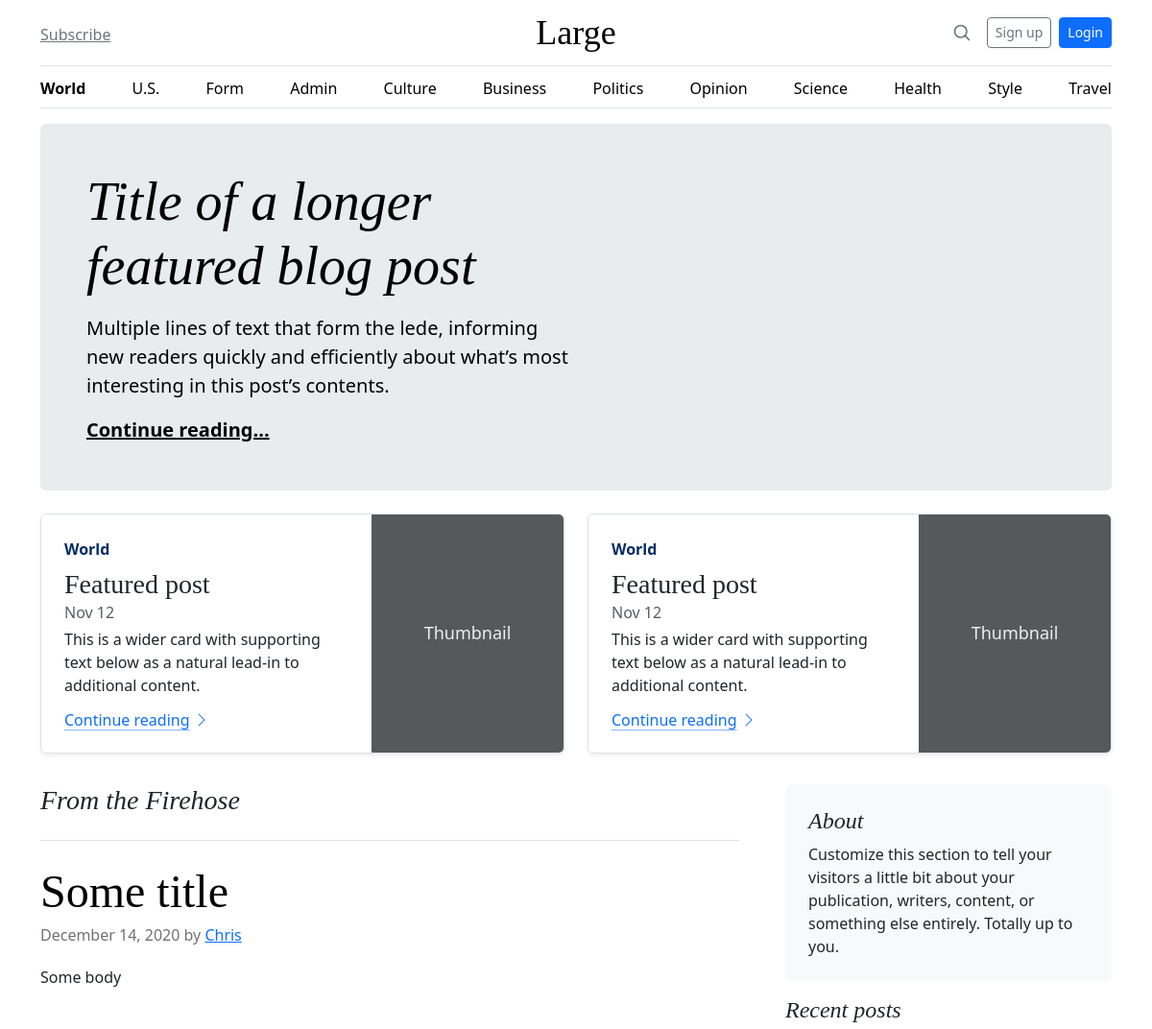
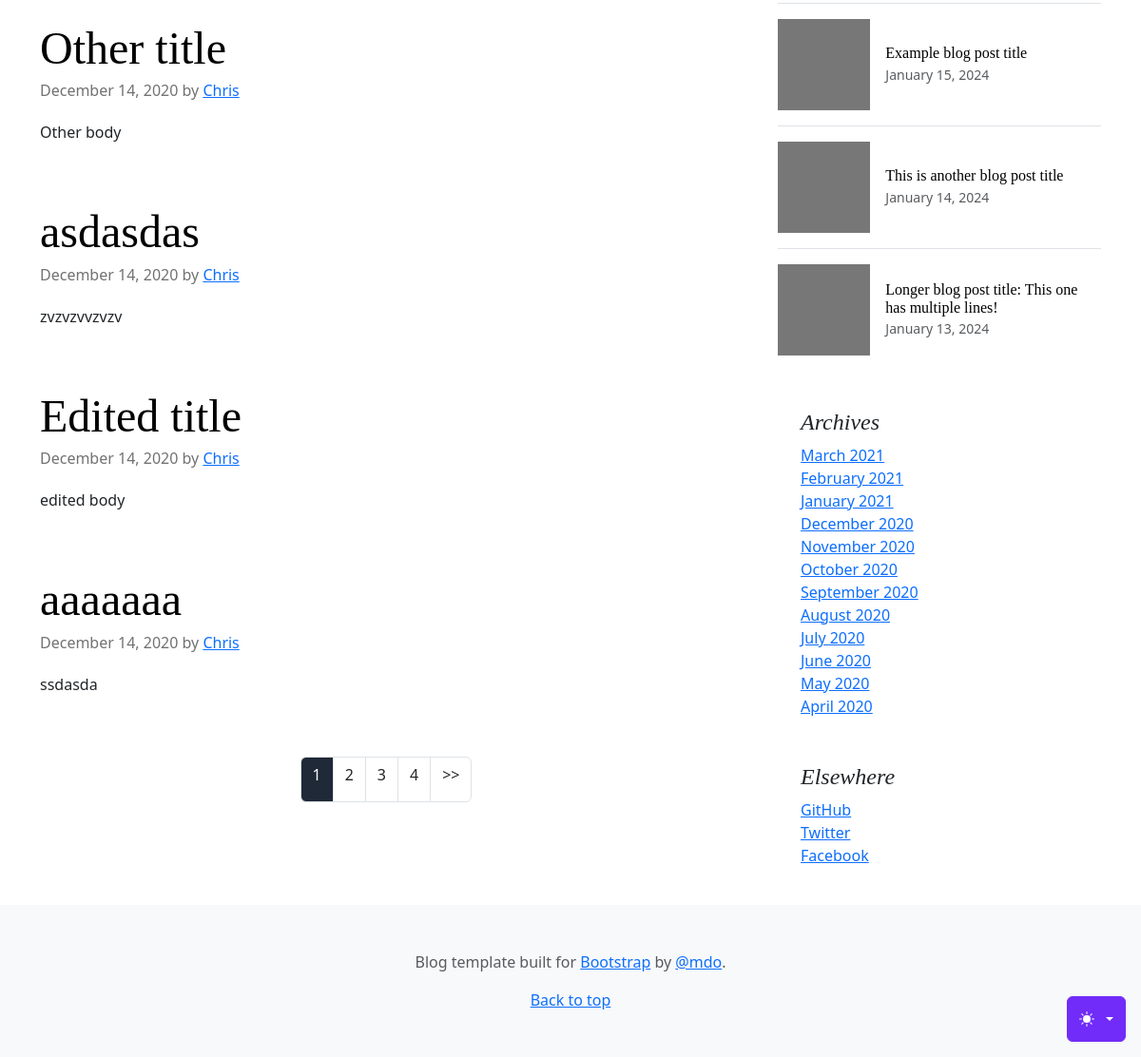
The page / on the database its author committed (2 pictures, top to bottom).
### tables this page shows
CREATE TABLE posts
(
    id    integer
        constraint posts_pk
            primary key autoincrement,
    title text not null,
    body  text not null
);

### helpers.php (called while the page is built, shortened)
<?php
function view($viewName, $vars=[]){
    extract($vars);
    include __DIR__ . "/views/$viewName.php";
}

### src/Controllers/PublicController.php (called while the page is built, shortened)
<?php
class PublicController
{
    public function index() {
        $perPage = 5;
        $currentPage = isset($_GET['page']) ? (int)$_GET['page'] : 1;
        $offset = ($currentPage - 1) * $perPage;
        $posts = Post::paginate($perPage, $offset);
        view('index', compact('posts', 'currentPage', 'totalPages'));
    }
}

### src/DB.php (called while the page is built, shortened)
<?php
class DB
{
    private $conn;
    public function __construct()
    {
        try {
            $this->conn = new PDO('sqlite:' . __DIR__ . '/../db.sqlite');
            $this->conn->setAttribute(PDO::ATTR_ERRMODE, PDO::ERRMODE_EXCEPTION);
        } catch (PDOException $e) {
            echo "Connection failed: " . $e->getMessage();
        }
    }
    public function prepare($sql)
    {
        return $this->conn->prepare($sql);
    }
}

### src/Models/Post.php (called while the page is built, shortened)
<?php
class Post extends Model {
    public static $table = 'posts';
    public static function paginate($limit, $offset) {
        $db = new DB();
        $stmt = $db->prepare("SELECT * FROM " . self::$table . " LIMIT :limit OFFSET :offset");
        $stmt->bindValue(':limit', $limit, \PDO::PARAM_INT);
        $stmt->bindValue(':offset', $offset, \PDO::PARAM_INT);
        $stmt->execute();
        return $stmt->fetchAll(\PDO::FETCH_CLASS, self::class);
    }
}

### views/partials/posts.php (the view)
<h3 class="pb-4 mb-4 fst-italic border-bottom">
    From the Firehose
</h3>
<?php foreach($posts as $post): ?>
    <article class="blog-post">
        <h2 class="display-5 link-body-emphasis mb-1"><?=$post->title?></h2>
        <p class="blog-post-meta">December 14, 2020 by <a href="#">Chris</a></p>
        <p class="break-words whitespace-normal"><?=$post->body?></p>
    </article>
<?php endforeach; ?>
<nav class="blog-pagination" aria-label="Pagination">
<?php include __DIR__ . '/pagination.php'; ?>
</nav>

### public/blog.css (style rules this page uses)
h1, h2, h3, h4, h5, h6 { font-family: "Playfair Display", Georgia, "Times New Roman", serif; }
.blog-pagination { margin-bottom: 4rem; }
.blog-post { margin-bottom: 4rem; }
.blog-post-meta { margin-bottom: 1.25rem; color: #727272; }

### rows shown on the page
posts: title "Some title", body "Some body"
posts: title "Other title", body "Other body"
posts: title "asdasdas", body "zvzvzvvzvzv"
posts: title "Edited title", body "edited body"
posts: title "aaaaaaa", body "ssdasda"
